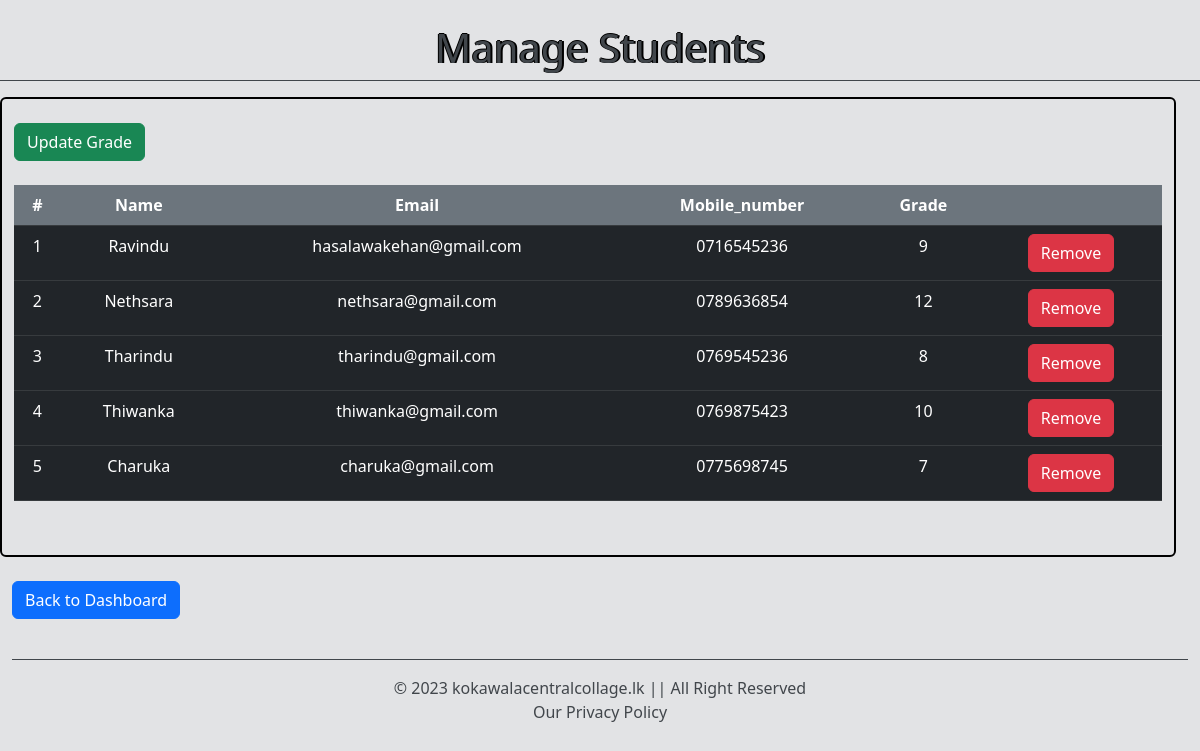
/Second_Assignment/students.php, run on the app's committed database.
### tables this page shows
CREATE TABLE IF NOT EXISTS `students` (
  `id` int NOT NULL AUTO_INCREMENT,
  `name` varchar(50) NOT NULL,
  `email` varchar(50) NOT NULL,
  `mobile_number` varchar(10) NOT NULL,
  `grade` varchar(2) NOT NULL,
  `password` varchar(25) NOT NULL,
  PRIMARY KEY (`id`) USING BTREE
);

### Second_Assignment/students.php (the view, shortened to what this page needs)
<!DOCTYPE html>
<html>
    <head>
        <link rel="stylesheet" href="bootstrap.css"/>
        <link rel="stylesheet" href="style.css"/>
    </head>
        <body class="list-group-item-secondary">
            <div class="container-fluid">
                <div class="row">
                    <div class="col-12 mt-4 text-center animation">
                        <h1 style="text-shadow: -1px 0 black, 2px 0 black, 0 -1px black;">Manage Students</h1>
                    </div>
                    <hr class="animation"/>
                    <div class="row">
                        <div class="col-12 d1 animation">
                            <br/>
                            <div class="col-12 animation">
                                <button class="btn btn-success" data-bs-toggle="modal" data-bs-target="#myModal">Update Grade</button>
                                <br/><br/>
                            </div>
                            <table class="table table-responsive table-dark text-center animation">
                                <tr>
                                    <th class="bg-secondary">#</th>
                                    <th class="bg-secondary">Name</th>
                                    <th class="bg-secondary">Email</th>
                                    <th class="bg-secondary">Mobile_number</th>
                                    <th class="bg-secondary">Grade</th>
                                    <th class="bg-secondary"></th>
                                </tr>
                                <?php
                                $connection = mysqli_connect("localhost","root","Kh@17052002","student_management_system","3306");
                                $select = "SELECT * FROM `students`";
                                $query = mysqli_query($connection,$select);
                                $num = mysqli_num_rows($query);
                                if($num > 0){
                                    while($result = mysqli_fetch_assoc($query)){
                                        echo "
                                        <tr>
                                            <td>".$result["id"]."</td>
                                            <td>".$result["name"]."</td>
                                            <td>".$result["email"]."</td>
                                            <td>".$result["mobile_number"]."</td>
                                            <td>".$result["grade"]."</td>
                                            <td>
                                                <a href='students.php?id=".$result["id"]."' class='btn btn-danger'>Remove</button>
                                            </td>
                                        </tr>
                                        ";
                                    }
                                }
                                ?>
                            </table>
                        </div>
                    </div>
                    <div class="col-12 animation">
                        <br/>
                        <button class="btn btn-primary animation" onclick="backtoDashboard();">Back to Dashboard</button>
                    </div>
                </div>
                <br/>
                <hr class="animation"/>
                <p class="animation text-center">&copy; 2023 kokawalacentralcollage.lk || All Right Reserved <br/> <span>Our Privacy Policy</span></p>
            </div>
        </body>
</html>

### Second_Assignment/style.css (style rules this page uses)
.animation { opacity: 10%; transform: translateY(30px); animation: moveup 1s linear forwards; }
.d1 { height: 460px; border-style: solid; border-radius: 6px; border-color: black; border-width: 2px; overflow: hidden; overflow: scroll; }

### data on the page
students: id "1", name "Ravindu", email "hasalawakehan@gmail.com", mobile_number "0716545236", grade "9"
students: id "2", name "Nethsara", email "nethsara@gmail.com", mobile_number "0789636854", grade "12"
students: id "3", name "Tharindu", email "tharindu@gmail.com", mobile_number "0769545236", grade "8"
students: id "4", name "Thiwanka", email "thiwanka@gmail.com", mobile_number "0769875423", grade "10"
students: id "5", name "Charuka", email "charuka@gmail.com", mobile_number "0775698745", grade "7"
